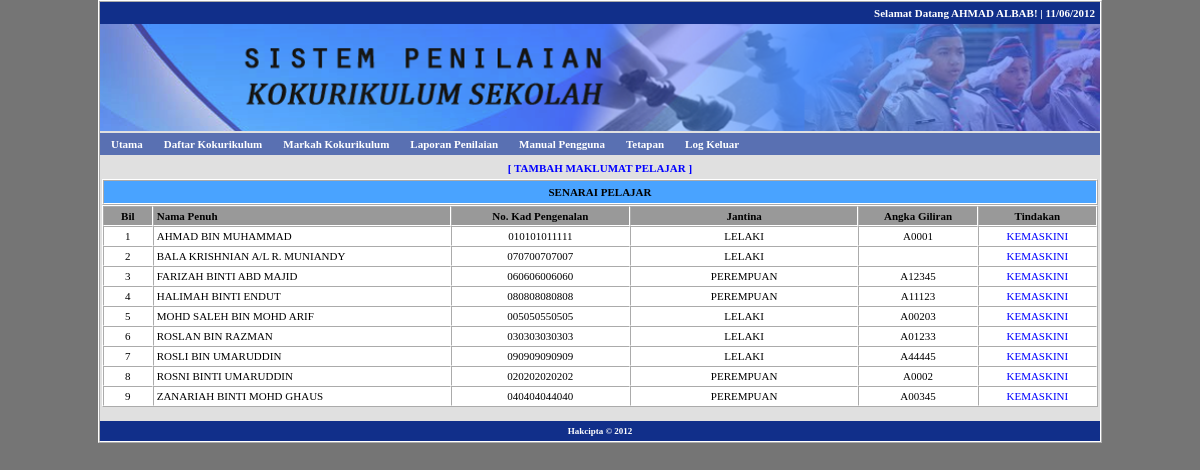
Page /pelajar.php?menu=senarai (signed in) on the committed database.
### tables this page shows
CREATE TABLE IF NOT EXISTS `user` (
  `uid` int(11) NOT NULL AUTO_INCREMENT,
  `ulevel` int(1) NOT NULL DEFAULT '3',
  `unokp` varchar(12) NOT NULL,
  `upass` varchar(32) NOT NULL,
  `unama` varchar(255) NOT NULL,
  `ujawatan` varchar(255) NOT NULL,
  PRIMARY KEY (`uid`)
);

CREATE TABLE IF NOT EXISTS `pelajar` (
  `pid` int(11) NOT NULL AUTO_INCREMENT,
  `pnokp` varchar(12) NOT NULL,
  `pnama` varchar(255) NOT NULL,
  `pjantina` varchar(50) NOT NULL,
  `pnogiliran` varchar(50) NOT NULL,
  PRIMARY KEY (`pid`)
);

### inc/fungsi.php (called while the page is built, shortened)
<?php
function semakSlash($input) {
	if(!get_magic_quotes_gpc()) {
		$input = mysql_real_escape_string($input);
	}
	return $input;
}
function input1($str) {
	$str = htmlentities(strtoupper(trim(semakSlash($str))));
	return $str;
}
function output1($str) {
	if(!get_magic_quotes_gpc()) {
		$str = stripslashes($str);
	}
	return $str;
}
if (!empty($_SESSION['user'])) {
	$sm = "SELECT * FROM user
		WHERE unokp = '" . input1($_SESSION['user']) . "'
		ORDER BY unokp ASC
	";
	$dm = mysql_query($sm);
	$tm = mysql_fetch_array($dm);
}
?>

### tmp/pelajar_senarai.php (the view, shortened to what this page needs)
<table width="100%" border="0" cellpadding="2" cellspacing="0">
  <tr>
    <td width="100%" align="center" valign="top">
      <table width="50%" border="0" cellspacing="0" cellpadding="5">
        <tr>
          <td align="center" class="tkmenu3">[ <a href="pelajar.php?menu=daftar">TAMBAH MAKLUMAT PELAJAR</a> ]</td>
        </tr>
      </table>
      <table width="100%" border="1" cellspacing="0" cellpadding="5">
        <tr>
          <td align="center" bgcolor="#49A3FF" class="tkmenu2">SENARAI PELAJAR</td>
        </tr>
      </table>
      <table width="100%" border="1" cellspacing="0" cellpadding="3" class="table2">
        <tr class="tkmenu2">
          <td width="5%" align="center" valign="middle" bgcolor="#999999">Bil</td>
          <td width="30%" align="left" valign="middle" bgcolor="#999999">Nama Penuh</td>
          <td width="18%" align="center" valign="middle" bgcolor="#999999">No. Kad Pengenalan</td>
          <td width="23%" align="center" valign="middle" bgcolor="#999999">Jantina</td>
          <td width="12%" align="center" valign="middle" bgcolor="#999999">Angka Giliran</td>
          <td width="12%" align="center" valign="middle" bgcolor="#999999">Tindakan</td>
        </tr>
        <?php
		$s = "SELECT * FROM pelajar
			ORDER BY pnama ASC
		";
		$d = mysql_query($s);
		$n = 0;
		while ($t = mysql_fetch_array($d)) {
			$n = $n + 1;
			?>
            <tr>
              <td align="center" valign="top"><?php echo $n; ?></td>
              <td align="left" valign="top"><?php echo output1($t['pnama']); ?></td>
              <td align="center" valign="top"><?php echo output1($t['pnokp']); ?></td>
              <td align="center" valign="top"><?php echo output1($t['pjantina']); ?></td>
              <td align="center" valign="top"><?php if (!empty($t['pnogiliran'])) { echo output1($t['pnogiliran']); } else { echo "&nbsp;"; } ?></td>
              <td align="center" valign="top"><a href="pelajar.php?menu=kemaskini&id=<?php echo $t['pid']; ?>">KEMASKINI</a></td>
            </tr>
        <?php
		}
			?>
      </table>
    <br></td>
  </tr>
</table>

### tmp/header.php (shortened to what this page needs)
<!DOCTYPE HTML>
<html>
<head>
<link rel="stylesheet" type="text/css" href="files/style.css">
</head>
<body>
<table width="1000" border="1" align="center" cellpadding="0" cellspacing="0">
  <tr>
    <td>
    <table width="100%" border="0" cellpadding="5" cellspacing="0">
      <tr>
        <td align="right" bgcolor="#112F8A" class="tkmenu">Selamat Datang<?php if (isset($_SESSION['user'])) { echo " " . output1($tm['unama']); } ?>! | <?php echo date("d/m/Y"); ?> </td>
      </tr>
    </table>
    <table width="100%" border="0" cellpadding="0" cellspacing="0">
      <tr>
        <td align="center"><img src="files/banner.png" width="1000"></td>
      </tr>
    </table>
    <table width="100%" border="0" cellpadding="5" cellspacing="0">
      <tr>
        <td align="left" bgcolor="#5970B2" class="tkmenu">
			<ul id="sddm">
				<li><a href="index.php" onmouseover="mopen('m1')" onmouseout="mclosetime()">Utama</a></li>
                <?php
				if (isset($_SESSION['user'])) {
					?>
                    <li><a href="daftar.php?menu=senarai" onmouseover="mopen('m2')" onmouseout="mclosetime()">Daftar Kokurikulum</a></li>
                    <li><a href="markah.php?menu=senarai" onmouseover="mopen('m3')" onmouseout="mclosetime()">Markah Kokurikulum</a></li>
                    <li><a href="laporan.php?menu=senarai" onmouseover="mopen('m4')" onmouseout="mclosetime()">Laporan Penilaian</a></li>
                <?php
				}
				?>
				<li><a href="manual.php" onmouseover="mopen('m6')" onmouseout="mclosetime()">Manual Pengguna</a></li>
                <?php
				if (isset($_SESSION['user'])) {
					if ($tm['ulevel'] == 1) {
						?>
						<li>
							<a href="#" onmouseover="mopen('m7')" onmouseout="mclosetime()">Tetapan</a>
						</li>
					<?php
					}
					?>
					<li><a href="profil.php?menu=logout" onmouseover="mopen('m8')" onmouseout="mclosetime()">Log Keluar</a></li>
                <?php
				}
				?>
			</ul>
        </td>
      </tr>
    </table>

### files/style.css (style rules this page uses)
BODY { background: #757575; color: #000000; font-size: 11px; font-family: Tahoma, Verdana; margin: 0px; }
A:link { color: #0000FF; text-decoration: none; }
TABLE { background: #E0E0E0; border-color: #FFFFFF; }
.table2 { background: #FFFFFF; }
.tkmenu { font-weight: bold; color: #FFFFFF; }
.tkmenu2 { font-weight: bold; }
.tkmenu3 { color: #0000FF; font-weight: bold; }
#sddm { margin: 0 -4px; padding: 0; z-index: 30 }
#sddm li { margin: 0; padding: 0; list-style: none; float: left; }
#sddm li a { margin: 0 1px 0 0; padding: 4px 10px; width: 70px; background: #5970B2; color: #FFFFFF; text-align: center; text-decoration: none }

### rows in the picture
user: unama "AHMAD ALBAB"
pelajar: pnama "AHMAD BIN MUHAMMAD", pnokp "010101011111", pjantina "LELAKI", pnogiliran "A0001"
pelajar: pnama "BALA KRISHNIAN A/L R. MUNIANDY", pnokp "070700707007", pjantina "LELAKI"
pelajar: pnama "FARIZAH BINTI ABD MAJID", pnokp "060606006060", pjantina "PEREMPUAN", pnogiliran "A12345"
pelajar: pnama "HALIMAH BINTI ENDUT", pnokp "080808080808", pjantina "PEREMPUAN", pnogiliran "A11123"
pelajar: pnama "MOHD SALEH BIN MOHD ARIF", pnokp "005050550505", pjantina "LELAKI", pnogiliran "A00203"
pelajar: pnama "ROSLAN BIN RAZMAN", pnokp "030303030303", pjantina "LELAKI", pnogiliran "A01233"
pelajar: pnama "ROSLI BIN UMARUDDIN", pnokp "090909090909", pjantina "LELAKI", pnogiliran "A44445"
pelajar: pnama "ROSNI BINTI UMARUDDIN", pnokp "020202020202", pjantina "PEREMPUAN", pnogiliran "A0002"
pelajar: pnama "ZANARIAH BINTI MOHD GHAUS", pnokp "040404044040", pjantina "PEREMPUAN", pnogiliran "A00345"
